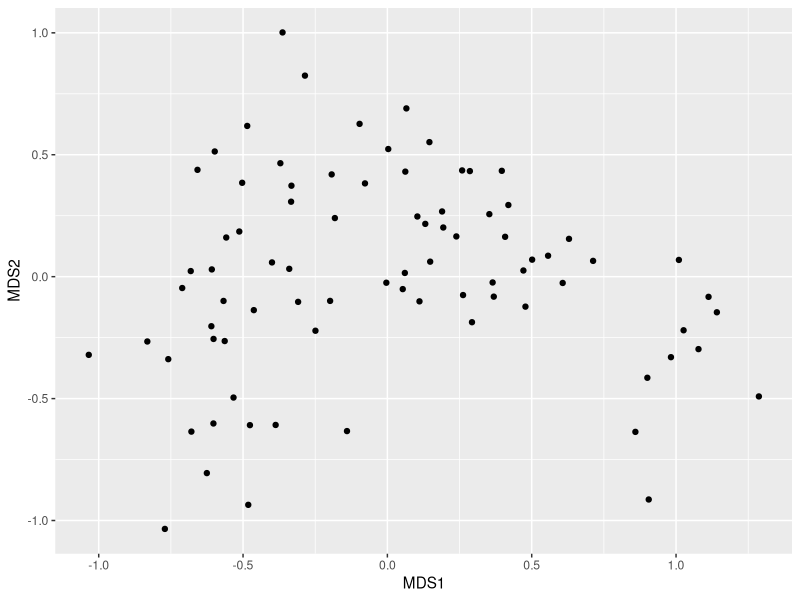
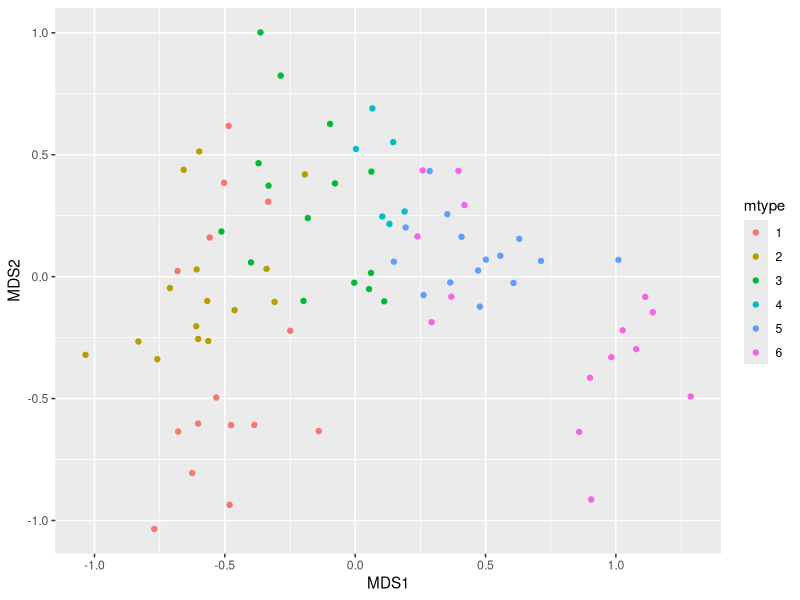
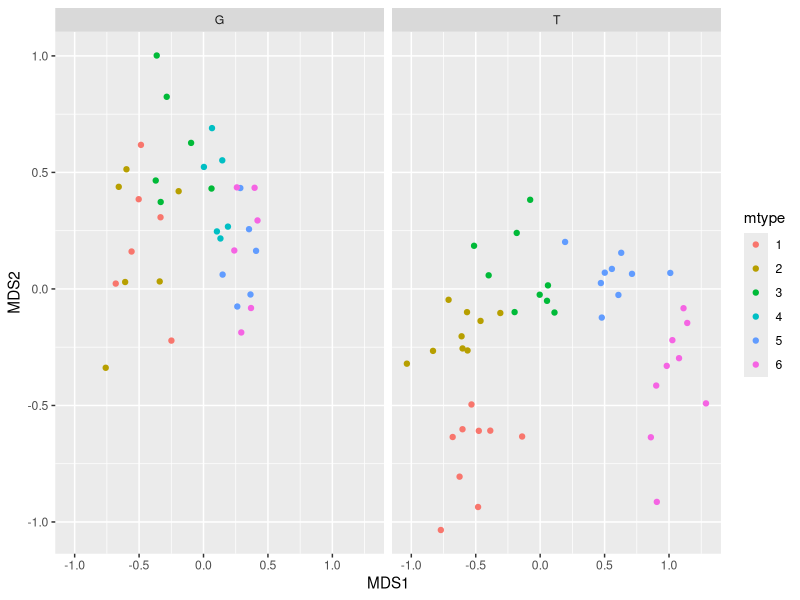
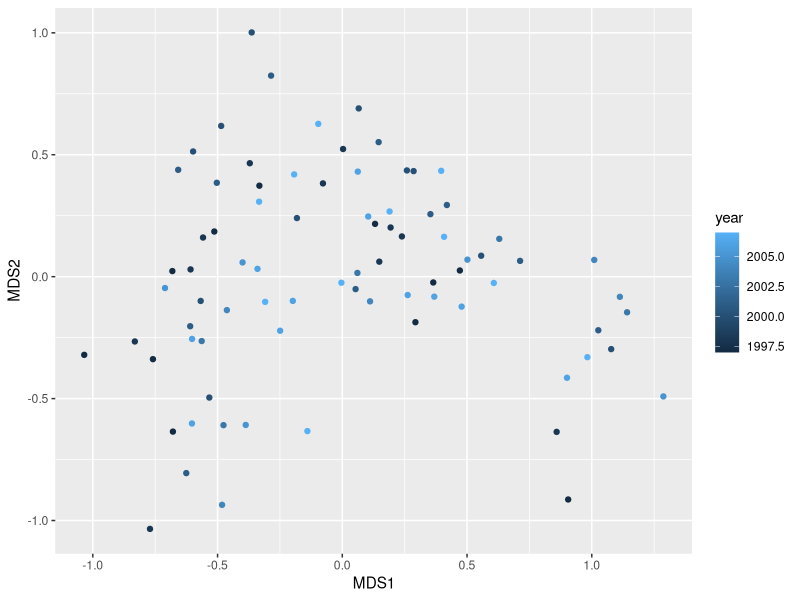
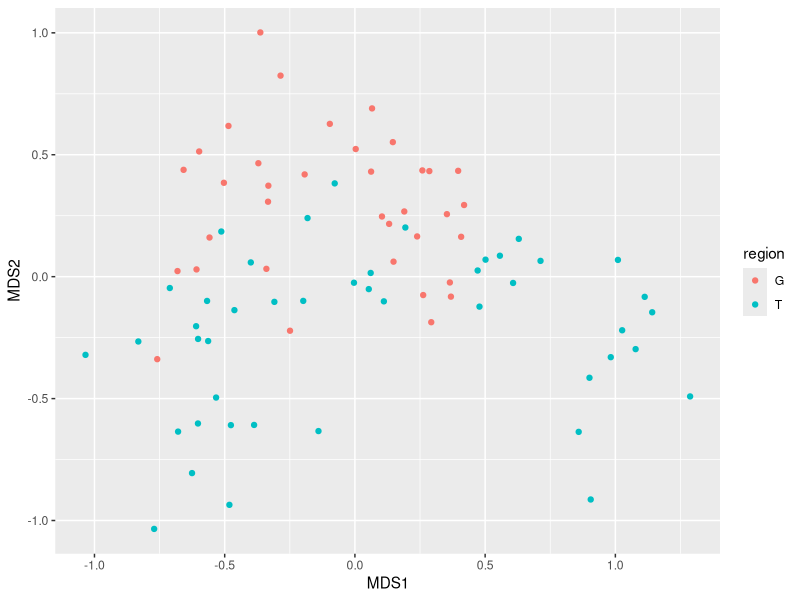
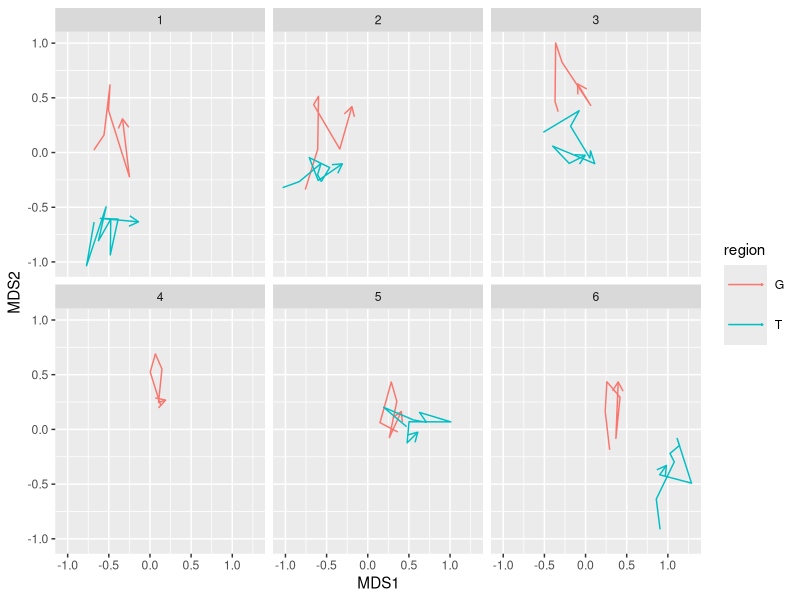

The R source for these figures, in order: (Note: this script raises an error after producing the figures.)
library(ggplot2)
library(vegan)

b <- read.csv("butterflies.csv")
b$mtype <- factor(b$mtype)

# Perform mds
mds <- metaMDS(b[, -(1:3)], k = 2, distance = 'bray', 
  autotransform = F, expand = F)
str(mds)
# Some different plotting options
# - the basic idea is to extract the ordination from mds and then do
# all the plots ourselves

pts <- as.data.frame(mds$points)
ord <- cbind(b, pts)

# Your turn: what can you say about the differences between meadow types and 
# regions.  What species are making the most difference?

qplot(MDS1, MDS2, data = ord)
qplot(MDS1, MDS2, data = ord, colour = mtype)
qplot(MDS1, MDS2, data = ord, colour = mtype) + facet_wrap(~ region)

qplot(MDS1, MDS2, data = ord, colour = year)
qplot(MDS1, MDS2, data = ord, colour = region)
qplot(MDS1, MDS2, data = ord, colour = region, geom = "path" , arrow = arrow(length = unit(0.05, "npc"))) + 
  facet_wrap(~ mtype)

qplot(V1, V2, data = ord, size = Plebejus.saepiolus) + scale_area()
qplot(V1, V2, data = ord, size = Speyeria.mormonia) + scale_area()


# Is there a difference over time? -------------------------------------------

# Focus on Teutons since they have the most data over time
teutons <- subset(ord, region == "T")

qplot(V1, V2, data = teutons, colour = mtype, geom = "path", 
  arrow = arrow(length = unit(0.05, "npc")))

# Compute averages
delta <- ddply(teutons, "mtype", summarise, 
  V1_v = diff(V1) / diff(year), 
  V2_v = diff(V2) / diff(year))
qplot(V1_v, V2_v, data = delta, colour = mtype, geom = "path")
